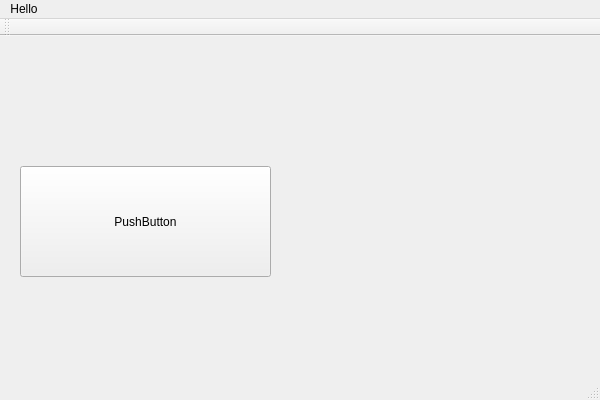
<?xml version="1.0" encoding="UTF-8"?>
<ui version="4.0">
 <class>FramelessClass</class>
 <widget class="QMainWindow" name="FramelessClass">
  <property name="geometry">
   <rect>
    <x>0</x>
    <y>0</y>
    <width>600</width>
    <height>400</height>
   </rect>
  </property>
  <property name="windowTitle">
   <string>Frameless</string>
  </property>
  <widget class="QWidget" name="centralWidget">
   <widget class="QPushButton" name="pushButton">
    <property name="geometry">
     <rect>
      <x>20</x>
      <y>130</y>
      <width>251</width>
      <height>111</height>
     </rect>
    </property>
    <property name="text">
     <string>PushButton</string>
    </property>
   </widget>
   <widget class="QWidget" name="verticalLayoutWidget">
    <property name="geometry">
     <rect>
      <x>20</x>
      <y>260</y>
      <width>451</width>
      <height>61</height>
     </rect>
    </property>
    <layout class="QVBoxLayout" name="newTitlebarLayout"/>
   </widget>
  </widget>
  <widget class="QMenuBar" name="menuBar">
   <property name="geometry">
    <rect>
     <x>0</x>
     <y>0</y>
     <width>600</width>
     <height>21</height>
    </rect>
   </property>
   <widget class="QMenu" name="menuHello">
    <property name="title">
     <string>Hello</string>
    </property>
   </widget>
   <addaction name="menuHello"/>
  </widget>
  <widget class="QToolBar" name="mainToolBar">
   <attribute name="toolBarArea">
    <enum>TopToolBarArea</enum>
   </attribute>
   <attribute name="toolBarBreak">
    <bool>false</bool>
   </attribute>
  </widget>
  <widget class="QStatusBar" name="statusBar"/>
 </widget>
 <layoutdefault spacing="6" margin="11"/>
 <resources>
  <include location="Frameless.qrc"/>
 </resources>
 <connections/>
</ui>
